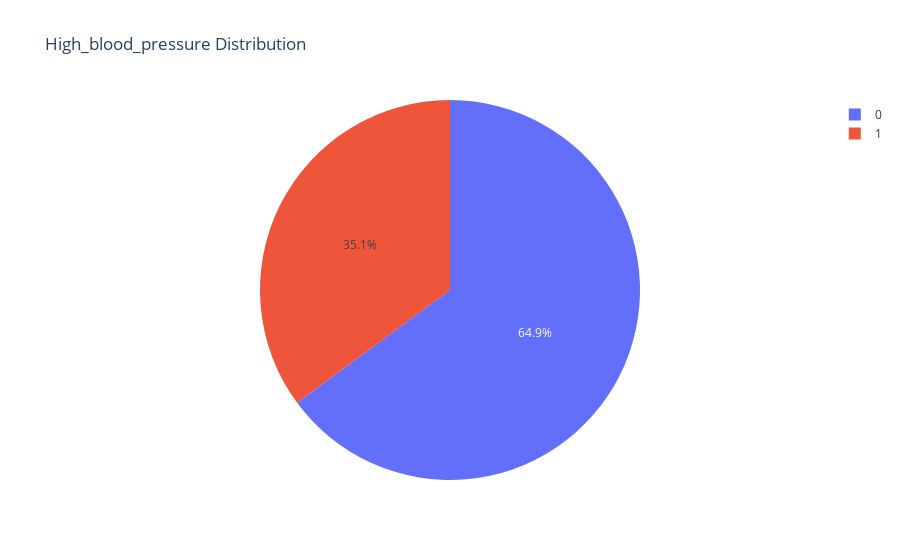

Notebook cell for this chart:
### Code cell
hbp = df['high_blood_pressure'].value_counts().reset_index()
hbp.columns = ['high_blood_pressure', 'count']

fig = px.pie(
    hbp, 
    values='count', 
    names="high_blood_pressure", 
    title='High_blood_pressure Distribution', 
)

fig.show()

### Figure 1 — Plotly figure (JSON) as saved in the notebook; plotly's stock layout.template omitted (floating-point values rounded to 4 significant figures)
{"data": [{"domain": {"x": [0, 1], "y": [0, 1]}, "hovertemplate": "high_blood_pressure=%{label}<br>count=%{value}<extra></extra>", "labels": [0, 1], "legendgroup": "", "name": "", "showlegend": true, "type": "pie", "values": [194, 105]}], "layout": {"legend": {"tracegroupgap": 0}, "title": {"text": "High_blood_pressure Distribution"}}}
